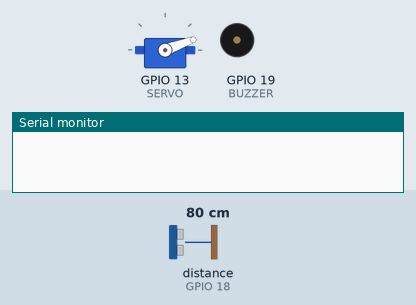
Recording of a sketch running on a simulated ESP32. Shown: servo, buzzer (waves = sounding), the last lines printed to the serial monitor. Wiring (inferred from the names in the program): ultrasonic range finder: trigger GPIO 5; echo GPIO 18. The inputs (shaded band) are chosen by the test bench; at power-on: distance to the obstacle (sensor on GPIO 18) 80 cm. The echo pulse lasts 58.3 µs per cm.

Above: at 0.0 s.
1.8 s: distance to the obstacle (sensor on GPIO 18) set to 44 cm
4.8 s: distance to the obstacle (sensor on GPIO 18) set to 37 cm
At 5.11 s:
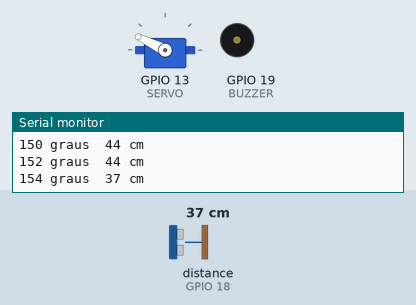
7.8 s: distance to the obstacle (sensor on GPIO 18) set to 250 cm
At 8.5 s:
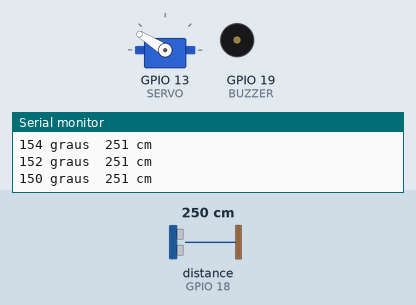
10.8 s: distance to the obstacle (sensor on GPIO 18) set to 18 cm
At 10.97 s:
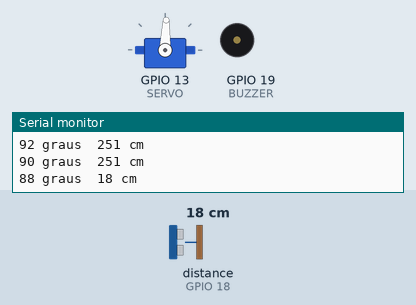
13.8 s: distance to the obstacle (sensor on GPIO 18) set to 60 cm
At 13.8 s:
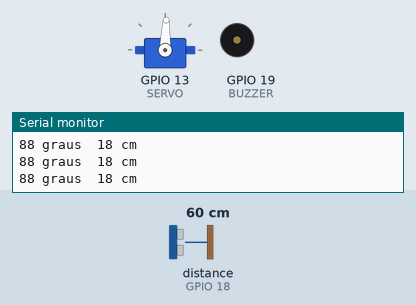
16.8 s: distance to the obstacle (sensor on GPIO 18) set to 2 cm
At 17.6 s:
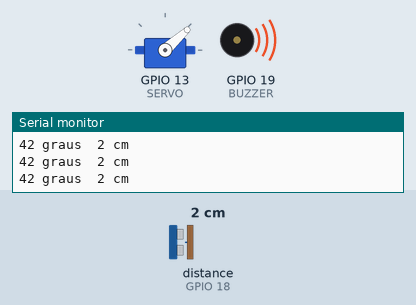
Timing chart, 0 to 20.8 s (numbered marks = the images above; inputs shaded):
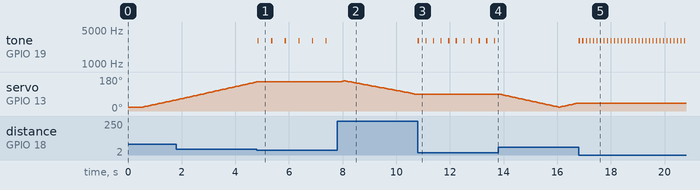

The sketch:

radar.ino
```cpp
#include <ESP32Servo.h>

#define SERVO 13
#define TRIG 5
#define ECHO 18
#define BUZZER 19

#define ANGULO_MINIMO 20
#define ANGULO_MAXIMO 160
#define PASSO 2

#define DISTANCIA_ALERTA 40
#define DISTANCIA_PERTO 5
#define PAUSA_PERTO 70
#define PAUSA_LONGE 480

Servo servo;
int angulo = ANGULO_MINIMO;
int passo = PASSO;

long medirDistancia() {
  digitalWrite(TRIG, LOW);
  delayMicroseconds(2);
  digitalWrite(TRIG, HIGH);
  delayMicroseconds(10);
  digitalWrite(TRIG, LOW);

  long duracao = pulseIn(ECHO, HIGH, 25000);
  if (duracao == 0) {
    return 999;
  }
  return duracao / 58;
}

void apitar(long distancia) {
  int pausa = map(distancia, DISTANCIA_PERTO, DISTANCIA_ALERTA, PAUSA_PERTO, PAUSA_LONGE);
  if (pausa < PAUSA_PERTO) {
    pausa = PAUSA_PERTO;
  }
  tone(BUZZER, 3000, 45);
  delay(pausa);
}

void setup() {
  Serial.begin(115200);
  pinMode(TRIG, OUTPUT);
  pinMode(ECHO, INPUT);
  pinMode(BUZZER, OUTPUT);
  servo.attach(SERVO);
  servo.write(angulo);
  delay(500);
}

void loop() {
  servo.write(angulo);
  delay(60);

  long distancia = medirDistancia();

  Serial.print(angulo);
  Serial.print(" graus  ");
  Serial.print(distancia);
  Serial.println(" cm");

  if (distancia <= DISTANCIA_ALERTA) {
    apitar(distancia);
    return;
  }

  angulo = angulo + passo;
  if (angulo >= ANGULO_MAXIMO || angulo <= ANGULO_MINIMO) {
    passo = -passo;
  }
}
```

Measured:
- the behaviour switches between 41 and 40 cm on distance to the obstacle (sensor on GPIO 18) (found by bisection; images 0 and 1)
- after the input at 4.8 s, tone on GPIO 19 (BUZZER): alternates 3000 Hz for 0.04 s and silent for 0.46 s, starting at once; servo on GPIO 13 (SERVO): stays 154° (without the input it goes to 156° after 0.04 s)
- after the input at 7.8 s, tone on GPIO 19 (BUZZER): stops changing and stays silent; servo on GPIO 13 (SERVO): rises from 154° to 160° in 0.15 s, then falls to 88° in 2.7 s
- after the input at 10.8 s, tone on GPIO 19 (BUZZER): alternates 3000 Hz for 0.04 s and silent for 0.24 s, starting at once; servo on GPIO 13 (SERVO): stops changing and stays 88°
- after the input at 13.8 s, tone on GPIO 19 (BUZZER): stops changing and stays silent
- after the input at 16.8 s, tone on GPIO 19 (BUZZER): alternates 3000 Hz for 0.04 s and silent for 0.09 s, starting at once; servo on GPIO 13 (SERVO): stays 42° (without the input it goes to 44° after 0.01 s)
